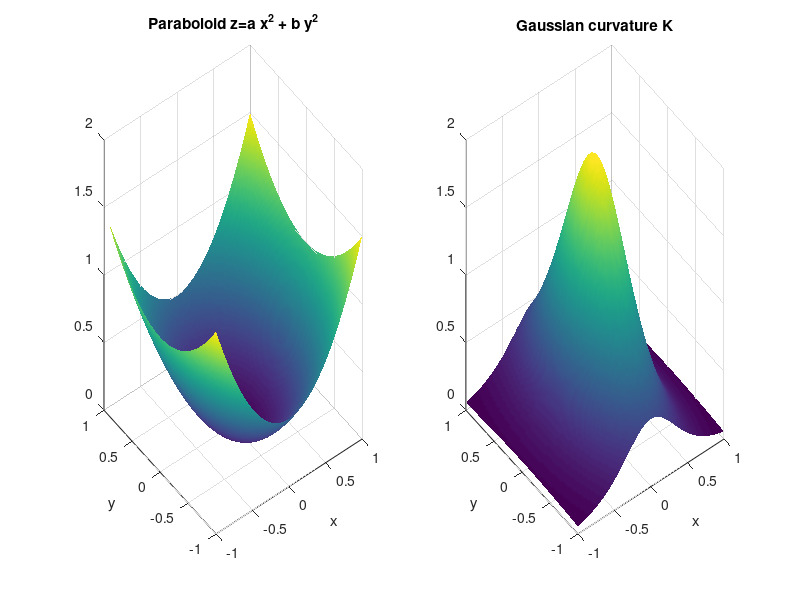

Source code (MATLAB):
function curvature_demo(a,b)
% CURVATURE_DEMO Gaussian curvature K for paraboloid z = a*x^2 + b*y^2
% K = 4ab / (1+4a^2 x^2+4b^2 y^2)^2  (Theorema Egregium)
% Example: curvature_demo(1,1)
  if nargin<1, a=1; b=0.5; end
  [U,V]=meshgrid(linspace(-1,1,120));
  K = 4*a*b ./ (1+4*a^2*U.^2+4*b^2*V.^2).^2;
  Z = a*U.^2 + b*V.^2;
  figure; subplot(1,2,1); surf(U,V,Z); shading interp; title('Paraboloid z=a x^2 + b y^2'); xlabel('x'); ylabel('y');
  subplot(1,2,2); surf(U,V,K); shading interp; title('Gaussian curvature K'); xlabel('x'); ylabel('y');
  fprintf('At origin K(0,0)=4ab=%.3f\n', 4*a*b);
end
